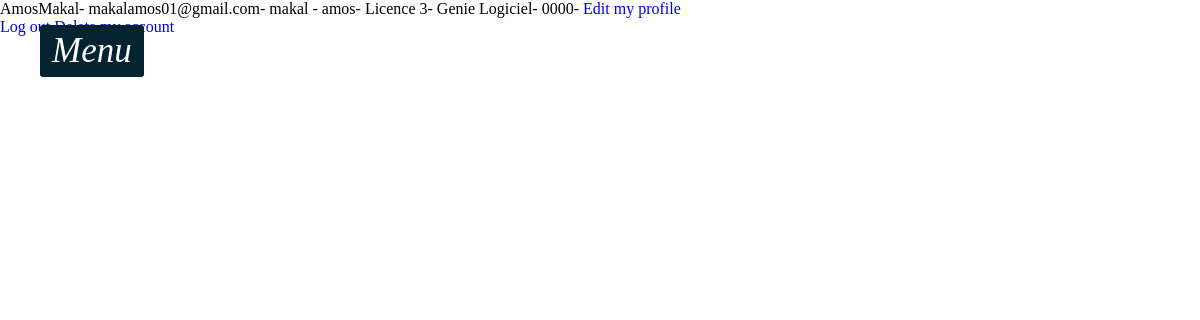
Page /profil (signed in) on the committed database.
### cool/models.py (models this page shows, shortened)
class User(AbstractUser):
    numero=models.CharField(max_length=20,default='0000')
    promotion=models.ForeignKey("Promotion", on_delete=models.CASCADE,null=True)
    section=models.ForeignKey("Section",on_delete=models.CASCADE,null=True)
    email=models.EmailField(max_length=254, verbose_name='email address')
    EMAIL_FIELD='email'

class Promotion(models.Model):
    nom=models.CharField(max_length=50)
    heure_debut_cours=models.TimeField()
    heure_fin_cours=models.TimeField()
    def __str__(self) -> str:
        return self.nom

class Section(models.Model):
    nom=models.CharField(max_length=50)
    def __str__(self):
        return self.nom

### cool/views.py (the view)
# urls.py: path('profil',views.profil,name='profil'),
@login_required
def profil(request):
    return render(request,'profil.html')

### templates/profil.html (shortened to what this page needs)
{% extends "base.html" %}
{% block content %}
{{request.user.username}}-
{{request.user.email}}-
{{request.user.last_name}} -
{{request.user.first_name}}-
{{request.user.promotion}}-
{{request.user.section}}-
{{request.user.numero}}-
<a href="{%url 'cool:profil_change'%}">Edit my profile</a><br>
<a href="{%url 'cool:logout'%}">Log out</a>
<a href="{%url 'cool:delete'%}">Delete my account</a>
{% endblock content %}

### static/style_base.css (style rules this page uses)
html { font-size: 16px; font-family: "Poppins"; }
body { background: white; height: 100%; }
* { margin: 0; padding: 0; list-style: none; text-decoration:none ; box-sizing: border-box; }

### rows in the picture
User: user.username "AmosMakal", user.email "makalamos01@gmail.com", user.last_name "makal", user.first_name "amos", user.promotion "Licence 3", user.section "Genie Logiciel", user.numero "0000"
